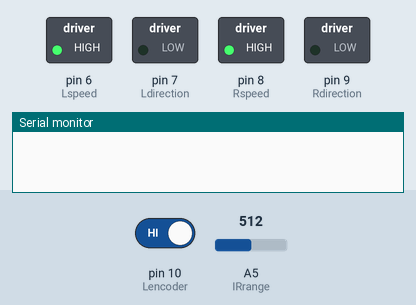
This sketch was run on a simulated Arduino Uno, built with avr-gcc and run on an emulated ATmega328P. Parts: switched loads named in the sketch (green lamp = pin HIGH), the last lines printed to the serial monitor. Inputs (shaded band) come from the test bench; at power-on: pin 10 (Lencoder) HIGH, A5 (IRrange) = 512.

Above: at 1.3 s.
1.4 s: pin 10 (Lencoder) driven LOW
At 2.0 s:
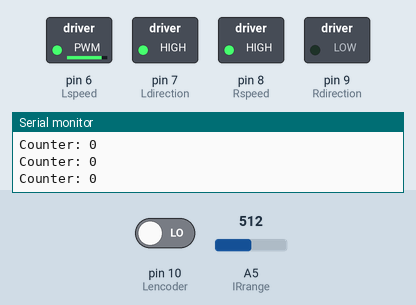
3.0 s: pin 10 (Lencoder) driven HIGH
At 5.6 s:
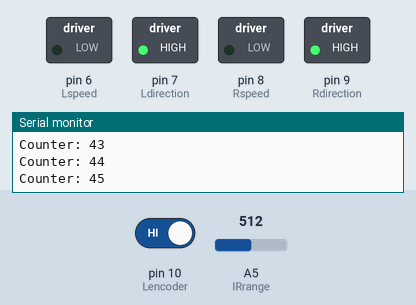
8.5 s: A5 (IRrange) set to 229
10.4 s: A5 (IRrange) set to 204
At 15.1 s:
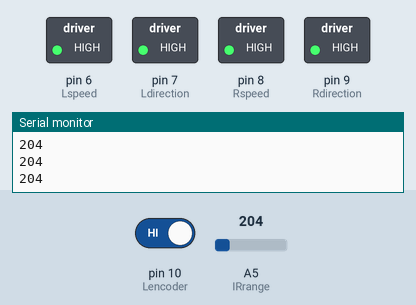
Timing chart, 0 to 16.2 s (numbered marks = the images above; inputs shaded):
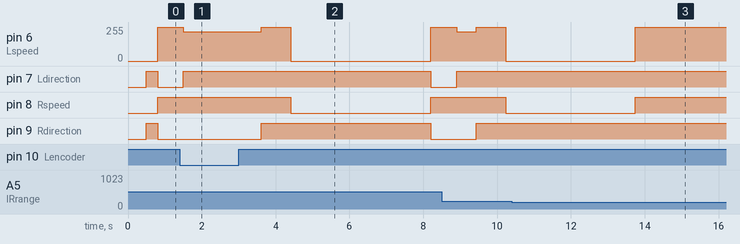

The sketch:

IR_Range_Sensor_Sequence.ino
```cpp
#include <EEPROM.h>

#define button 3
#define Lbumper 4
#define Rbumper 5
#define Lspeed 6
#define Ldirection 7
#define Rspeed 8
#define Rdirection 9
#define Lencoder 10
#define Rencoder 11
#define IRrange 5

#define THRESHHOLD 220

byte left_speed;
byte right_speed;


void Pivot(char direction, int degrees){      //pivot function
  int counter = 0;
  if(direction == 'L'){                     //left rotation
    if(degrees == 45){
      while(counter < 20){
      digitalWrite(Ldirection, LOW);
      digitalWrite(Rdirection, HIGH);
      analogWrite(Lspeed, 140);
      analogWrite(Rspeed, 140);

      int LwheelVal = digitalRead(Lencoder);
      counter = counter + LwheelVal;
      Serial.print("Counter: ");
      Serial.println(counter);
      }
      counter = 0;
    }

  }else if(direction == 'R'){           //right rotation
    if(degrees == 45){
      while(counter < 20){
      digitalWrite(Ldirection, HIGH);
      digitalWrite(Rdirection, LOW);
      analogWrite(Lspeed, left_speed + 40);
      analogWrite(Rspeed, right_speed);

      int LwheelVal = digitalRead(Lencoder);
      counter = counter + LwheelVal;
      Serial.print("Counter: ");
      Serial.println(counter);
      }
      counter = 0;
    }
  }else if(direction == 'E'){
    if(degrees == 180){
      while(counter < 45){
        digitalWrite(Ldirection, HIGH);
        digitalWrite(Rdirection, LOW);
        analogWrite(Lspeed, 220);
        analogWrite(Rspeed, 140);

        int LwheelVal = digitalRead(Lencoder);
        counter = counter + LwheelVal;
        Serial.print("Counter: ");
        Serial.println(counter);
      }
    }
  }
}

void Forward(){
    digitalWrite(Ldirection, HIGH);
    digitalWrite(Rdirection, HIGH);
    analogWrite(Lspeed, left_speed);
    analogWrite(Rspeed, right_speed);
}

void Stop(){
    digitalWrite(Ldirection, HIGH);
    digitalWrite(Rdirection, HIGH);
    analogWrite(Lspeed, 0);
    analogWrite(Rspeed, 0);
}

void CheckDistance(){
  delay(500);
  if(analogRead(IRrange) < THRESHHOLD){
    Forward();
  }else if(analogRead(IRrange) >= THRESHHOLD){
    Stop();
    delay(300);
    Backup();
    delay(700);
    Pivot('E',180);
    Forward();
    delay(800);
    Stop();
    delay(3000);
  }
}

void Backup(){
    digitalWrite(Ldirection, LOW);
    digitalWrite(Rdirection, LOW);
    analogWrite(Lspeed, left_speed);
    analogWrite(Rspeed, right_speed);
}


void setup(){
  Serial.begin(9600);
  pinMode(button,INPUT);
  pinMode(Lbumper,INPUT);
  pinMode(Rbumper,INPUT);
  pinMode(Lspeed,OUTPUT);
  pinMode(Ldirection,OUTPUT);
  pinMode(Rspeed, OUTPUT);
  pinMode(Rdirection,OUTPUT);
  pinMode(Lencoder,INPUT);
  pinMode(Rencoder,INPUT);

  left_speed = EEPROM.read(0);
  right_speed = EEPROM.read(1);
}

void loop() {
  CheckDistance();
  Serial.println(analogRead(IRrange));
}
```

Measured:
- the behaviour switches between 220 and 219 on A5 (IRrange) (found by bisection; images 2 and 3)
- after the input at 1.4 s, pin 6 (Lspeed): goes on until 1.5 s, then stays 220/255; pin 8 (Rspeed): stays HIGH (without the input it goes to LOW after 1.4 s); pin 9 (Rdirection): stays LOW (without the input it goes to HIGH after 0.63 s)
- after the input at 3.0 s, pin 6 (Lspeed): 220/255 → 255/255 after 0.60 s, → 0/255 0.80 s later, → 255/255 3.8 s later; pin 7 (Ldirection): HIGH → LOW after 5.2 s; pin 8 (Rspeed): HIGH → LOW after 1.4 s, → HIGH 3.8 s later; pin 9 (Rdirection): LOW → HIGH after 0.60 s, → LOW 4.6 s later
- after the input at 10.4 s, pin 7 (Ldirection), pin 9 (Rdirection): stays HIGH (without the input it goes to LOW after 3.6 s)
